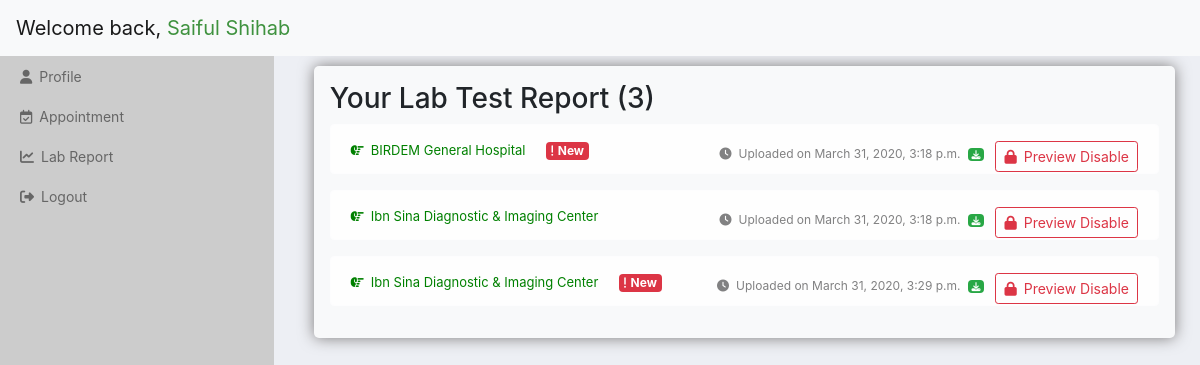
/p_report (signed in), run on an earlier commit of the app's database.
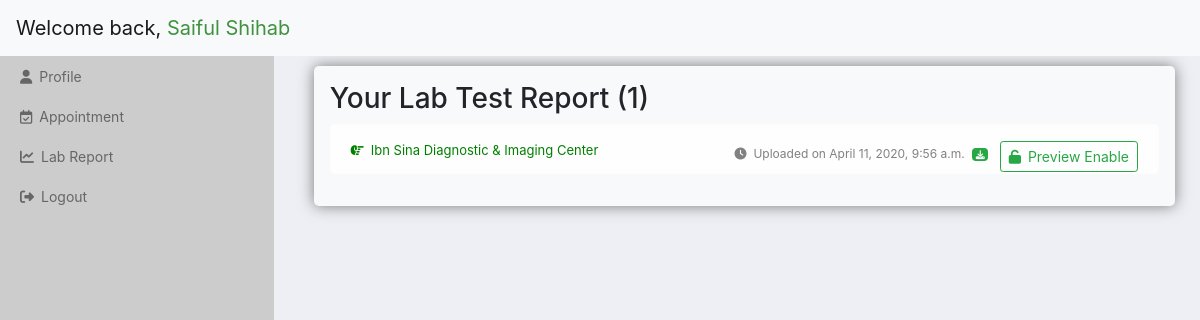
And on a later commit of the database.
### home/models.py (models this page shows, shortened)
class lab_report(models.Model):
    o_name = models.ForeignKey(organization, on_delete=models.CASCADE)
    o_email = models.CharField(max_length=254)
    o_tel = models.CharField(max_length=100)
    o_address = models.CharField(max_length=200)
    p_name = models.CharField(max_length=100)
    p_age = models.CharField(max_length=3)
    p_phone = models.CharField(max_length=11)
    test_1 = models.CharField(max_length=100)
    test1_desc = models.TextField(max_length=500)
    test_2 = models.CharField(max_length=100)
    test2_desc = models.TextField(max_length=500)
    test_3 = models.CharField(max_length=100)
    test3_desc = models.TextField(max_length=500)
    test_4 = models.CharField(max_length=100)
    test4_desc = models.TextField(max_length=500)
    test_5 = models.CharField(max_length=100)
    test5_desc = models.TextField(max_length=500)
    submit_date = models.DateTimeField(default=timezone.now())
    seen = models.BooleanField(default=False)
    preview = models.BooleanField(default=True)
    p_identity = models.ForeignKey(patient, on_delete=models.CASCADE)
    def get_report(self):
        return f"view_report/{self.id}/"
    def download_report(self):
        return f"DownloadReportasPDF/{self.id}/"
    def preview_report(self):
        return f"preview_reportt/{self.id}"

class organization(models.Model):
    name = models.CharField(max_length=200)
    email = models.CharField(max_length=254)
    tel = models.CharField(max_length=100)
    address = models.CharField(max_length=200)
    def __str__(self):
        return self.name

### patient/views.py (the view)
# urls.py: path('p_report', views.p_report, name="p_report"),
def p_report(request):
    if request.session.has_key('pemail'):
        this_user = patient.objects.get(pemail=request.session.get('pemail'))
        if(this_user.patient_name == "" or
                this_user.father_name == "" or
                this_user.mother_name == "" or
                this_user.phone == ""):
                return redirect('p_profile')
        else:
            has_report = lab_report.objects.filter(p_identity=this_user.pk)
            if has_report:
                context = {'pa': this_user,
                'has_report':has_report
                }
            else:
                context = {'pa': this_user,
                'msg':"You have no report right now!"}
            return render(request, 'patient/report.html', context)
    else:
        return redirect('login')

### templates/patient/report.html
{% extends 'patient/p_base.html' %}
{% load crispy_forms_tags %}
{% block content %}
<div class="preport bg-light p-3">
    <h3 class="mb-2">Your Lab Test Report {% if has_report %}({{ has_report.count }}){%endif%}</h3>
    {% if msg %}
    <p class="alert alert-danger"><i class="fas fa-exclamation-circle"></i>{{ msg }}</p>
    {% else %}
    <div class="report_list">
        {% if has_report %}
        {% for r in has_report %}
        <p class="alert alert-light">
            <a class="mr-3" style="font-size: 13px;color:green" target="_blank" href="{{ r.get_report }}"><i class="fas fa-hand-point-right"></i>{{r.o_name}}</a>
            {% if r.seen == False %}
            <span class="badge badge-danger"><i style="margin-right:4px;" class="fas fa-exclamation"></i>New</span>
            {% endif %}
            <span style="font-size:12px" class="float-right mt-1"><i class="fas fa-clock"></i>Uploaded on {{r.submit_date}}
            <a href="{{ r.download_report }}" class="ml-1 badge badge-success"><i style="margin-right:0;" class="fas fa-download"></i></a>
            {% if r.preview == True %}
            <a href="{{ r.preview_report }}" style="margin-bottom: -3px;" class="ml-2 btn btn-sm btn-outline-success"><i class="fas fa-unlock"></i>Preview Enable</a>
            {% else %}
            <a href="{{ r.preview_report }}" style="margin-bottom: -3px;" class="ml-2 btn btn-sm btn-outline-danger"><i class="fas fa-lock"></i>Preview Disable</a>
            {% endif %}
            </span>
        </p>
        {% endfor %}
        {% endif %}
    </div>
    {% endif %}
</div>
{% endblock %}

What changed in the data, as far as the page shows it:
removed lab_report: o_name "BIRDEM General Hospital", seen False (drawn), submit_date "March 31, 2020, 3:18 p.m."
removed lab_report: o_name "Ibn Sina Diagnostic & Imaging Center", submit_date "March 31, 2020, 3:18 p.m."
removed lab_report: o_name "Ibn Sina Diagnostic & Imaging Center", seen False (drawn), submit_date "March 31, 2020, 3:29 p.m."
added lab_report: o_name "Ibn Sina Diagnostic & Imaging Center", submit_date "April 11, 2020, 9:56 a.m."
Also different on the page:
{{ has_report.count }}: "3" → "1"
